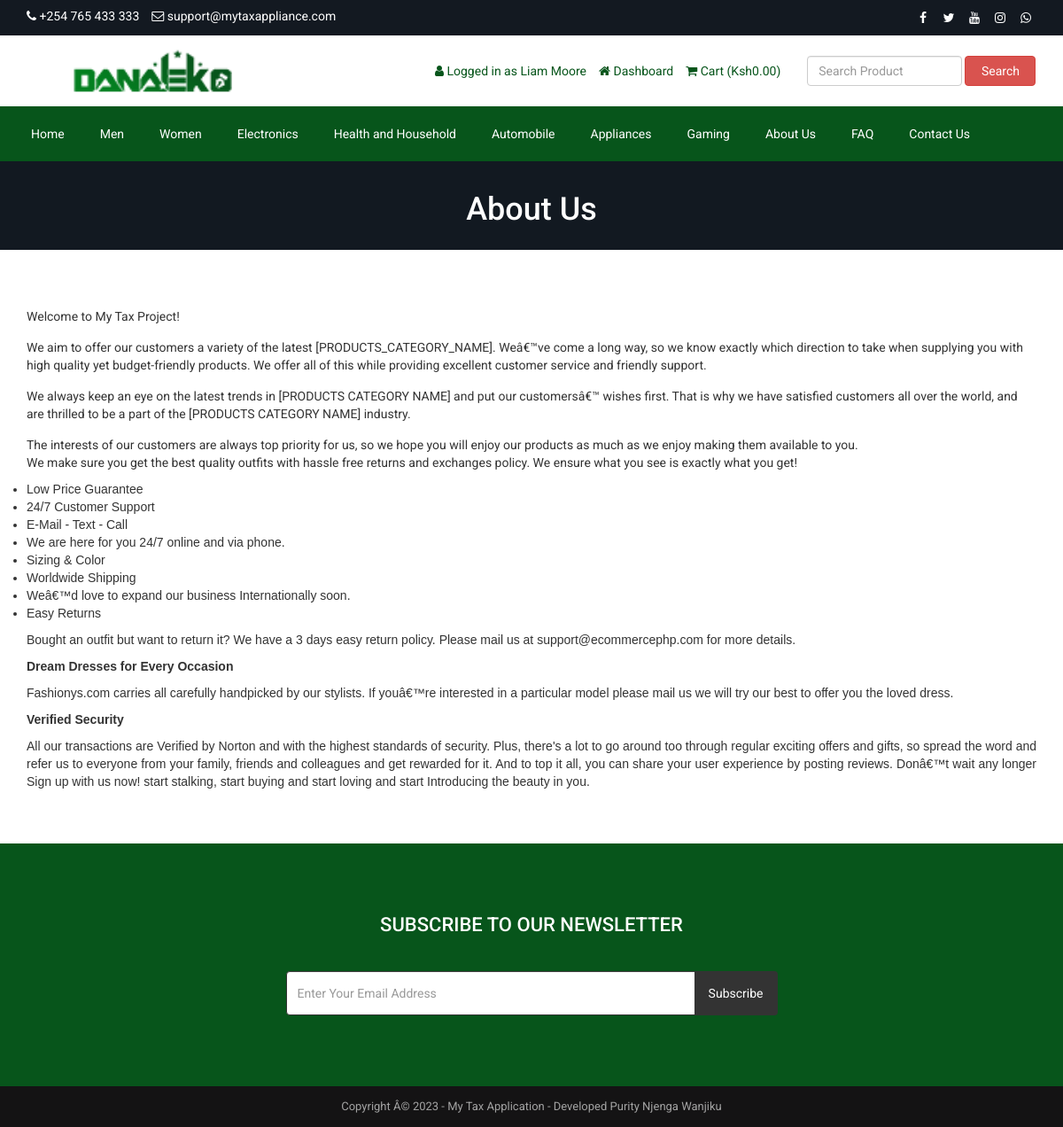
/about.php (signed in), run on the app's committed database.
### tables this page shows
CREATE TABLE `tbl_settings` (
  `id` int(11) NOT NULL,
  `logo` varchar(255) NOT NULL,
  `favicon` varchar(255) NOT NULL,
  `footer_about` text NOT NULL,
  `footer_copyright` text NOT NULL,
  `contact_address` text NOT NULL,
  `contact_email` varchar(255) NOT NULL,
  `contact_phone` varchar(255) NOT NULL,
  `contact_fax` varchar(255) NOT NULL,
  `contact_map_iframe` text NOT NULL,
  `receive_email` varchar(255) NOT NULL,
  `receive_email_subject` varchar(255) NOT NULL,
  `receive_email_thank_you_message` text NOT NULL,
  `forget_password_message` text NOT NULL,
  `total_recent_post_footer` int(11) NOT NULL,
  `total_popular_post_footer` int(11) NOT NULL,
  `total_recent_post_sidebar` int(11) NOT NULL,
  `total_popular_post_sidebar` int(11) NOT NULL,
  `total_featured_product_home` int(11) NOT NULL,
  `total_latest_product_home` int(11) NOT NULL,
  `total_popular_product_home` int(11) NOT NULL,
  `meta_title_home` text NOT NULL,
  `meta_keyword_home` text NOT NULL,
  `meta_description_home` text NOT NULL,
  `banner_login` varchar(2552) NOT NULL,
  `banner_registration` varchar(255) NOT NULL,
  `banner_forget_password` varchar(255) NOT NULL,
  `banner_reset_password` varchar(255) NOT NULL,
  `banner_search` varchar(255) NOT NULL,
  `banner_cart` varchar(255) NOT NULL,
  `banner_checkout` varchar(255) NOT NULL,
  `banner_product_category` varchar(255) NOT NULL,
  `banner_blog` varchar(255) NOT NULL,
  `cta_title` varchar(255) NOT NULL,
  `cta_content` text NOT NULL,
  `cta_read_more_text` varchar(255) NOT NULL,
  `cta_read_more_url` varchar(255) NOT NULL,
  `cta_photo` varchar(255) NOT NULL,
  `featured_product_title` varchar(255) NOT NULL,
  `featured_product_subtitle` varchar(255) NOT NULL,
  `latest_product_title` varchar(255) NOT NULL,
  `latest_product_subtitle` varchar(255) NOT NULL,
  `popular_product_title` varchar(255) NOT NULL,
  `popular_product_subtitle` varchar(255) NOT NULL,
  `testimonial_title` varchar(255) NOT NULL,
  `testimonial_subtitle` varchar(255) NOT NULL,
  `testimonial_photo` varchar(255) NOT NULL,
  `blog_title` varchar(255) NOT NULL,
  `blog_subtitle` varchar(255) NOT NULL,
  `newsletter_text` text NOT NULL,
  `paypal_email` varchar(255) NOT NULL,
  `stripe_public_key` varchar(255) NOT NULL,
  `stripe_secret_key` varchar(255) NOT NULL,
  `bank_detail` text NOT NULL,
  `before_head` text NOT NULL,
  `after_body` text NOT NULL,
  `before_body` text NOT NULL,
  `home_service_on_off` int(11) NOT NULL,
  `home_welcome_on_off` int(11) NOT NULL,
  `home_featured_product_on_off` int(11) NOT NULL,
  `home_latest_product_on_off` int(11) NOT NULL,
  `home_popular_product_on_off` int(11) NOT NULL,
  `home_testimonial_on_off` int(11) NOT NULL,
  `home_blog_on_off` int(11) NOT NULL,
  `newsletter_on_off` int(11) NOT NULL,
  `ads_above_welcome_on_off` int(11) NOT NULL,
  `ads_above_featured_product_on_off` int(11) NOT NULL,
  `ads_above_latest_product_on_off` int(11) NOT NULL,
  `ads_above_popular_product_on_off` int(11) NOT NULL,
  `ads_above_testimonial_on_off` int(11) NOT NULL,
  `ads_category_sidebar_on_off` int(11) NOT NULL
);

CREATE TABLE `tbl_social` (
  `social_id` int(11) NOT NULL,
  `social_name` varchar(30) NOT NULL,
  `social_url` varchar(255) NOT NULL,
  `social_icon` varchar(30) NOT NULL
);

CREATE TABLE `tbl_top_category` (
  `tcat_id` int(11) NOT NULL,
  `tcat_name` varchar(255) NOT NULL,
  `show_on_menu` int(1) NOT NULL
);

CREATE TABLE `tbl_page` (
  `id` int(11) NOT NULL,
  `about_title` varchar(255) NOT NULL,
  `about_content` text NOT NULL,
  `about_banner` varchar(255) NOT NULL,
  `about_meta_title` varchar(255) NOT NULL,
  `about_meta_keyword` text NOT NULL,
  `about_meta_description` text NOT NULL,
  `faq_title` varchar(255) NOT NULL,
  `faq_banner` varchar(255) NOT NULL,
  `faq_meta_title` varchar(255) NOT NULL,
  `faq_meta_keyword` text NOT NULL,
  `faq_meta_description` text NOT NULL,
  `blog_title` varchar(255) NOT NULL,
  `blog_banner` varchar(255) NOT NULL,
  `blog_meta_title` varchar(255) NOT NULL,
  `blog_meta_keyword` text NOT NULL,
  `blog_meta_description` text NOT NULL,
  `contact_title` varchar(255) NOT NULL,
  `contact_banner` varchar(255) NOT NULL,
  `contact_meta_title` varchar(255) NOT NULL,
  `contact_meta_keyword` text NOT NULL,
  `contact_meta_description` text NOT NULL,
  `pgallery_title` varchar(255) NOT NULL,
  `pgallery_banner` varchar(255) NOT NULL,
  `pgallery_meta_title` varchar(255) NOT NULL,
  `pgallery_meta_keyword` text NOT NULL,
  `pgallery_meta_description` text NOT NULL,
  `vgallery_title` varchar(255) NOT NULL,
  `vgallery_banner` varchar(255) NOT NULL,
  `vgallery_meta_title` varchar(255) NOT NULL,
  `vgallery_meta_keyword` text NOT NULL,
  `vgallery_meta_description` text NOT NULL
);

### about.php (the view)
<?php require_once('header.php'); ?>
<?php
$statement = $pdo->prepare("SELECT * FROM tbl_page WHERE id=1");
$statement->execute();
$result = $statement->fetchAll(PDO::FETCH_ASSOC);
foreach ($result as $row) {
   $about_title = $row['about_title'];
    $about_content = $row['about_content'];
    $about_banner = $row['about_banner'];
}
?>
<div class="page-banner" style="background-image: url(assets/uploads/<?php echo $about_banner; ?>);">
    <div class="inner">
        <h1><?php echo $about_title; ?></h1>
    </div>
</div>
<div class="page">
    <div class="container">
        <div class="row">
            <div class="col-md-12">
                <p>
                    <?php echo $about_content; ?>
                </p>
            </div>
        </div>
    </div>
</div>
<?php require_once('footer.php'); ?>

### header.php (shortened to what this page needs)
<?php
include("admin/inc/config.php");
$statement = $pdo->prepare("SELECT * FROM tbl_settings WHERE id=1");
$statement->execute();
$result = $statement->fetchAll(PDO::FETCH_ASSOC);
foreach ($result as $row)
{
	$logo = $row['logo'];
	$contact_email = $row['contact_email'];
	$contact_phone = $row['contact_phone'];
}
?>
<!DOCTYPE html>
<html lang="en">
<head>
	<link rel="stylesheet" href="assets/css/bootstrap.min.css">
	<link rel="stylesheet" href="assets/css/font-awesome.min.css">
	<link rel="stylesheet" href="assets/css/owl.carousel.min.css">
	<link rel="stylesheet" href="assets/css/owl.theme.default.min.css">
	<link rel="stylesheet" href="assets/css/jquery.bxslider.min.css">
    <link rel="stylesheet" href="assets/css/magnific-popup.css">
    <link rel="stylesheet" href="assets/css/rating.css">
	<link rel="stylesheet" href="assets/css/spacing.css">
	<link rel="stylesheet" href="assets/css/bootstrap-touch-slider.css">
	<link rel="stylesheet" href="assets/css/animate.min.css">
	<link rel="stylesheet" href="assets/css/tree-menu.css">
	<link rel="stylesheet" href="assets/css/select2.min.css">
	<link rel="stylesheet" href="assets/css/main.css">
	<link rel="stylesheet" href="assets/css/responsive.css">
	<?php
	$statement = $pdo->prepare("SELECT * FROM tbl_page WHERE id=1");
	$statement->execute();
	$result = $statement->fetchAll(PDO::FETCH_ASSOC);
		?>
</head>
<body>
<div class="top">
	<div class="container">
		<div class="row">
			<div class="col-md-6 col-sm-6 col-xs-12">
				<div class="left">
					<ul>
						<li><i class="fa fa-phone"></i> <?php echo $contact_phone; ?></li>
						<li><i class="fa fa-envelope-o"></i> <?php echo $contact_email; ?></li>
					</ul>
				</div>
			</div>
			<div class="col-md-6 col-sm-6 col-xs-12">
				<div class="right">
					<ul>
						<?php
						$statement = $pdo->prepare("SELECT * FROM tbl_social");
						$statement->execute();
						$result = $statement->fetchAll(PDO::FETCH_ASSOC);
						foreach ($result as $row) {
							?>
							<?php if($row['social_url'] != ''): ?>
							<li><a href="<?php echo $row['social_url']; ?>"><i class="<?php echo $row['social_icon']; ?>"></i></a></li>
							<?php endif; ?>
							<?php
						}
						?>
					</ul>
				</div>
			</div>
		</div>
	</div>
</div>
<div class="header">
	<div class="container">
		<div class="row inner">
			<div class="col-md-4 logo">
				<a href="index.php"><img src="assets/uploads/<?php echo $logo; ?>" alt="logo image"></a>
			</div>
			<div class="col-md-5 right">
				<ul>
					<?php
					if(isset($_SESSION['customer'])) {
						?>
						<li><i class="fa fa-user"></i> <?php echo LANG_VALUE_13; ?> <?php echo $_SESSION['customer']['cust_name']; ?></li>
						<li><a href="dashboard.php"><i class="fa fa-home"></i> <?php echo LANG_VALUE_89; ?></a></li>
						<?php
					} else {
						?>
						<li><a href="login.php"><i class="fa fa-sign-in"></i> <?php echo LANG_VALUE_9; ?></a></li>
						<li><a href="registration.php"><i class="fa fa-user-plus"></i> <?php echo LANG_VALUE_15; ?></a></li>
						<?php
					}
					?>
					<li><a href="cart.php"><i class="fa fa-shopping-cart"></i> <?php echo LANG_VALUE_18; ?> (<?php echo LANG_VALUE_1; ?><?php
					if(isset($_SESSION['cart_p_id'])) {
						$table_total_price = 0;
						$i=0;
	                    foreach($_SESSION['cart_p_qty'] as $key => $value)
	                    {
	                        $i++;
	                        $arr_cart_p_qty[$i] = $value;
	                    }                    $i=0;
	                    foreach($_SESSION['cart_p_current_price'] as $key => $value)
	                    {
	                        $i++;
	                        $arr_cart_p_current_price[$i] = $value;
	                    }
	                    for($i=1;$i<=count($arr_cart_p_qty);$i++) {
	                    	$row_total_price = $arr_cart_p_current_price[$i]*$arr_cart_p_qty[$i];
	                        $table_total_price = $table_total_price + $row_total_price;
	                    }
						echo $table_total_price;
					} else {
						echo '0.00';
					}
					?>)</a></li>
				</ul>
			</div>
			<div class="col-md-3 search-area">
				<form class="navbar-form navbar-left" role="search" action="search-result.php" method="get">
					<div class="form-group">
						<input type="text" class="form-control search-top" placeholder="<?php echo LANG_VALUE_2; ?>" name="search_text">
					</div>
					<button type="submit" class="btn btn-danger"><?php echo LANG_VALUE_3; ?></button>
				</form>
			</div>
		</div>
	</div>
</div>
<div class="nav">
	<div class="container">
		<div class="row">
			<div class="col-md-12 pl_0 pr_0">
				<div class="menu-container">
					<div class="menu">
						<ul>
							<li><a href="index.php">Home</a></li>
							<?php
							$statement = $pdo->prepare("SELECT * FROM tbl_top_category WHERE show_on_menu=1");
							$statement->execute();
							$result = $statement->fetchAll(PDO::FETCH_ASSOC);
							foreach ($result as $row) {
								?>
								<li><a href="product-category.php?id=<?php echo $row['tcat_id']; ?>&type=top-category"><?php echo $row['tcat_name']; ?></a>
								</li>
								<?php
							}
							?>
							<?php
							$statement = $pdo->prepare("SELECT * FROM tbl_page WHERE id=1");
							$statement->execute();
							$result = $statement->fetchAll(PDO::FETCH_ASSOC);
							foreach ($result as $row) {
								$about_title = $row['about_title'];
								$faq_title = $row['faq_title'];
								$contact_title = $row['contact_title'];
							}
							?>
							<li><a href="about.php"><?php echo $about_title; ?></a></li>
							<li><a href="faq.php"><?php echo $faq_title; ?></a></li>
							<li><a href="contact.php"><?php echo $contact_title; ?></a></li>
						</ul>
					</div>
				</div>
			</div>
		</div>
	</div>
</div>

### footer.php (shortened to what this page needs)
<?php
$statement = $pdo->prepare("SELECT * FROM tbl_settings WHERE id=1");
$statement->execute();
$result = $statement->fetchAll(PDO::FETCH_ASSOC);
foreach ($result as $row)
{
	$footer_copyright = $row['footer_copyright'];
    $newsletter_on_off = $row['newsletter_on_off'];
}
?>
<?php if($newsletter_on_off == 1): ?>
<section class="home-newsletter">
	<div class="container">
		<div class="row">
			<div class="col-md-6 col-md-offset-3">
				<div class="single">
				<form action="" method="post">
					<h2><?php echo LANG_VALUE_93; ?></h2>
					<div class="input-group">
			        	<input type="email" class="form-control" placeholder="<?php echo LANG_VALUE_95; ?>" name="email_subscribe">
			         	<span class="input-group-btn">
			         	<button class="btn btn-theme" type="submit" name="form_subscribe"><?php echo LANG_VALUE_92; ?></button>
			         	</span>
			        </div>
				</div>
			</div>
		</div>
	</div>
</section>
<?php endif; ?>
<div class="footer-bottom">
	<div class="container">
		<div class="row">
			<div class="col-md-12 copyright">
				<?php echo $footer_copyright; ?>
			</div>
		</div>
	</div>
</div>
</body>
</html>

### assets/css/main.css (style rules this page uses)
* { margin: 0; padding: 0; }
body { font-family: "Roboto", sans-serif; font-size: 14px; }
h1, h2, h3, h4, h5, h6 { font-family: "Roboto", sans-serif; }
a { text-decoration: none; }
.top { width: 100%; height: 40px; background: #131921; }
.top .left { float: left; }
.top .left ul { padding-top: 8px; }
.top .left ul li { list-style-type: none; float: left; margin-right: 14px; color: white; }
.top .left ul li i { color: white; }
.top .right { float: right; }
.top .right ul { padding-top: 8px; }
.top .right ul li { list-style-type: none; float: left; margin-left: 5px; }
.top .right ul li a { color: white; width: 24px; height: 24px; line-height: 24px; text-align: center; border-radius: 50%; display: block; transition: all 0.4s ease; }
.header { width: 100%; height: auto; background: #fff; }
.header .inner { height: auto; display: table; }
.header .logo { float: none; display: table-cell; vertical-align: middle; }
.header .logo img { max-width: 100%; height: 80px; }
.header .navbar-form .form-control { width: 300px; }
.header .search-area { float: none; display: table-cell; vertical-align: middle; }
.header .search-area .form-group { width: calc(100% - 84px); }
.header .search-area button { width: 80px; }
.header .search-area form { width: 100%; }
.header .right { float: none; display: table-cell; vertical-align: middle; padding-right: 0; }
.header .right ul { float: right; margin-bottom: 0; }
.header .right ul li { list-style-type: none; float: left; margin-left: 14px; color: #07551b; }
.header .right ul li a { color: #07551b; }
.header .navbar-form .search-top { width: 100%; }
.nav { background: #07551b; }
.menu-container { width: 100%; margin: 0 auto; background: #07551b; }
.menu-dropdown-icon:before { content: "\f067"; font-family: "FontAwesome"; display: none; cursor: pointer; float: right; padding: 1.5em 2em; background: #fff; color: #333; }
.menu > ul { margin: 0 auto; width: 100%; list-style: none; padding: 0; position: relative; box-sizing: border-box; }
.menu > ul:before, .menu > ul:after { content: ""; display: table; }
.menu > ul:after { clear: both; }
.menu > ul > li { float: left; padding: 0; margin: 0; }
.menu > ul > li a { text-decoration: none; padding: 1.5em 20px; display: block; color: #fff; }
.footer-bottom { width: 100%; height: auto; background: #141314; padding: 14px 0; }
.footer-bottom .copyright { font-size: 13px; color: #a3a3a3; text-align: center; }
.page-banner { width: 100%; height: auto; background-repeat: no-repeat; background-position: center center; -webkit-background-size: cover; background-size: cover; position: relative; padding-top: 15px; padding-bottom: 15px; overflow: hidden; }
.page-banner h1 { color: #fff; text-align: center; z-index: 999; position: relative; }
.page { width: 100%; height: auto; padding-top: 50px; padding-bottom: 50px; }
.home-newsletter { padding: 80px 0; background: #07551b; }
.home-newsletter .single { max-width: 650px; margin: 0 auto; text-align: center; position: relative; z-index: 2; }
.home-newsletter .single h2 { font-size: 22px; color: white; text-transform: uppercase; margin-bottom: 40px; margin-top: 0; }
.home-newsletter .single .form-control { height: 50px; border-color: #333; outline: none; }
.home-newsletter .single .btn { min-height: 50px; background: #333; color: #fff; padding-left: 15px; padding-right: 15px; }

### assets/css/responsive.css (style rules this page uses)
@media only screen and (min-width: 992px) { .header .inner { width: 100%; } }
@media only screen and (min-width: 992px) { .header .search-area { padding-right: 0; } }
@media only screen and (min-width: 992px) { .header .search-area form { padding-right: 0; } }
@media only screen and (min-width: 992px) { .header .container { padding-right: 0; } }

### data on the page
tbl_settings: contact_phone "+254 765 433 333", contact_email "support@mytaxappliance.com", logo (picture), footer_copyright "Copyright Â© 2023 - My Tax Application - Developed Purity Njenga Wanjiku"
tbl_top_category: tcat_name "Men"
tbl_top_category: tcat_name "Women"
tbl_top_category: tcat_name "Electronics"
tbl_top_category: tcat_name "Health and Household"
tbl_top_category: tcat_name "Automobile"
tbl_top_category: tcat_name "Appliances"
tbl_top_category: tcat_name "Gaming"
tbl_page: about_title "About Us", faq_title "FAQ", contact_title "Contact Us", about_banner (picture), about_content "Welcome to My Tax Project! We aim to offer our customers a variety of the latest [PRODUCTS_CATEGORY_NAME]. Weâ€™ve come a long way, so we know exactly which direction to take when supplying you with high quality yet budget-friendly products. We offer all of this while providing excellent customer service and friendly support. We always keep an eye on the latest trends in [PRODUCTS CATEGORY NAME] and put our customersâ€™ wishes first. That is why we have satisfied customers all over the world, and are thrilled to be a part of the [PRODUCTS CATEGORY NAME] industry. The interests of our customers are always top priority for us, so we hope you will enjoy our products as much as we enjoy making…"

### other printed values
LANG_VALUE_13 "Logged in as"
$_SESSION['customer']['cust_name'] "Liam Moore"
LANG_VALUE_89 "Dashboard"
LANG_VALUE_18 "Cart"
LANG_VALUE_1 "Ksh"
LANG_VALUE_3 "Search"
LANG_VALUE_93 "SUBSCRIBE TO OUR NEWSLETTER"
LANG_VALUE_92 "Subscribe"
